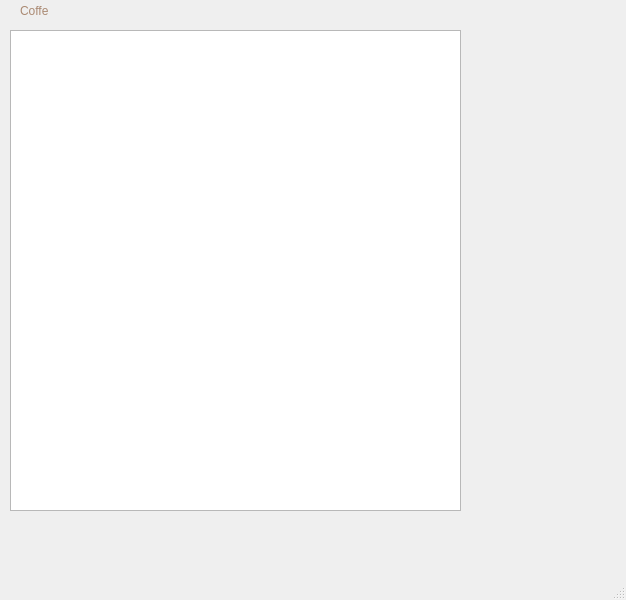
<?xml version="1.0" encoding="UTF-8"?>
<ui version="4.0">
 <class>MainWindow</class>
 <widget class="QMainWindow" name="MainWindow">
  <property name="geometry">
   <rect>
    <x>0</x>
    <y>0</y>
    <width>626</width>
    <height>600</height>
   </rect>
  </property>
  <property name="windowTitle">
   <string>MainWindow</string>
  </property>
  <widget class="QWidget" name="centralwidget">
   <widget class="QTableWidget" name="tableWidget">
    <property name="geometry">
     <rect>
      <x>10</x>
      <y>30</y>
      <width>451</width>
      <height>481</height>
     </rect>
    </property>
   </widget>
   <widget class="QLabel" name="label">
    <property name="geometry">
     <rect>
      <x>20</x>
      <y>0</y>
      <width>251</width>
      <height>21</height>
     </rect>
    </property>
    <property name="styleSheet">
     <string notr="true">color: rgb(170, 137, 114);
font: 16pt &quot;MS UI Gothic&quot;;</string>
    </property>
    <property name="text">
     <string>Coffe</string>
    </property>
   </widget>
  </widget>
  <widget class="QMenuBar" name="menubar">
   <property name="geometry">
    <rect>
     <x>0</x>
     <y>0</y>
     <width>626</width>
     <height>21</height>
    </rect>
   </property>
  </widget>
  <widget class="QStatusBar" name="statusbar"/>
 </widget>
 <resources/>
 <connections/>
</ui>
